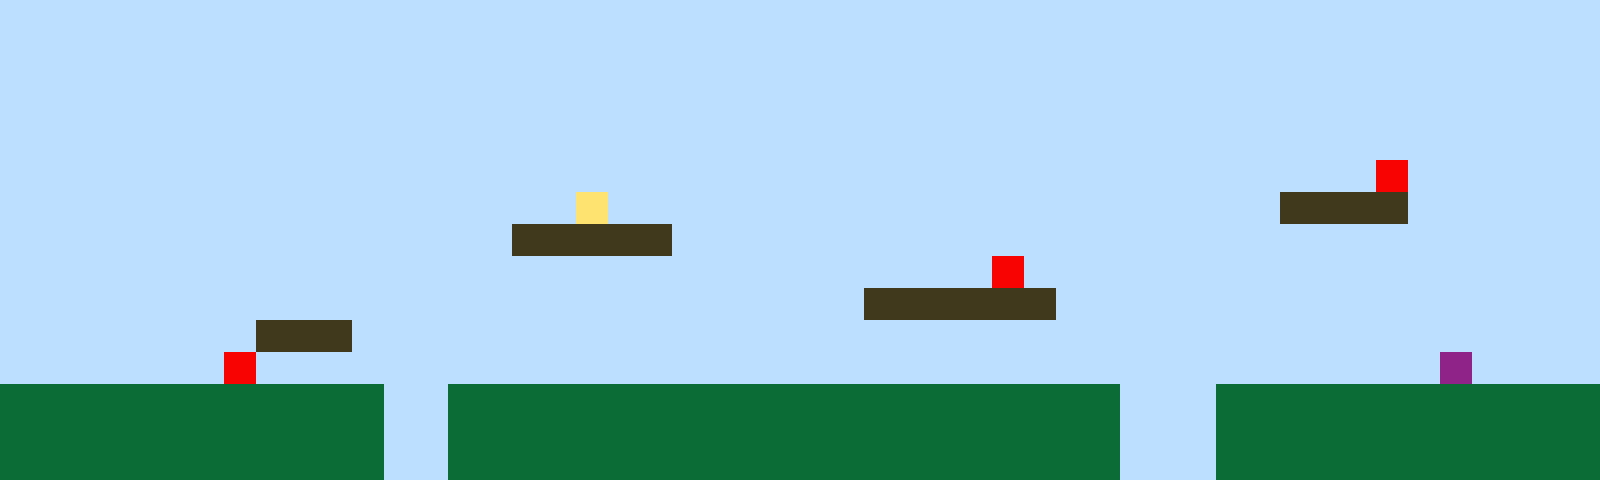

A 2D game scene composited from a Tiled map and its tileset images. What follows is a short description and the map's XML, with every tile layer's data as written:
An orthogonal 50x15 tile map with 32x32 px tiles, 1 tile layer (Tile Layer 1).

<map version="1.10" tiledversion="1.11.2" orientation="orthogonal" renderorder="right-up" width="50" height="15" tilewidth="32" tileheight="32" infinite="0" nextlayerid="2" nextobjectid="1"><editorsettings><export target="map1.csv" format="csv" /></editorsettings><tileset firstgid="1" name="sprites" tilewidth="32" tileheight="32" tilecount="6" columns="3"><image source="sprites.png" width="96" height="64" /></tileset><layer id="1" name="Tile Layer 1" width="50" height="15"><data encoding="csv">1,1,1,1,1,1,1,1,1,1,1,1,1,1,1,1,1,1,1,1,1,1,1,1,1,1,1,1,1,1,1,1,1,1,1,1,1,1,1,1,1,1,1,1,1,1,1,1,1,1,1,1,1,1,1,1,1,1,1,1,1,1,1,1,1,1,1,1,1,1,1,1,1,1,1,1,1,1,1,1,1,1,1,1,1,1,1,1,1,1,1,1,1,1,1,1,1,1,1,1,1,1,1,1,1,1,1,1,1,1,1,1,1,1,1,1,1,1,1,1,1,1,1,1,1,1,1,1,1,1,1,1,1,1,1,1,1,1,1,1,1,1,1,1,1,1,1,1,1,1,1,1,1,1,1,1,1,1,1,1,1,1,1,1,1,1,1,1,1,1,1,1,1,1,1,1,1,1,1,1,1,1,1,1,1,1,1,1,1,1,1,1,1,1,1,1,1,1,1,1,1,1,1,1,1,1,1,1,1,1,1,1,1,1,1,1,1,1,1,1,1,1,1,1,1,1,1,1,1,1,1,1,1,1,1,1,1,1,1,1,1,1,1,1,1,1,1,1,1,1,1,1,1,1,1,1,1,1,1,1,1,1,1,1,1,1,1,1,1,1,1,1,1,1,1,1,1,1,1,1,1,1,1,1,1,1,1,1,1,1,1,1,1,5,1,1,1,1,1,1,1,1,1,1,1,1,1,1,1,1,1,1,1,1,1,1,1,1,4,1,1,1,1,1,1,1,1,1,1,1,1,1,1,1,1,1,1,1,1,1,3,3,3,3,1,1,1,1,1,1,1,1,1,1,1,1,1,1,1,1,1,1,1,1,1,1,3,3,3,3,3,1,1,1,1,1,1,1,1,1,1,1,1,1,1,1,1,1,1,1,1,1,1,1,1,1,1,1,1,1,1,1,1,1,1,1,1,1,1,1,1,1,1,1,1,1,1,1,1,1,1,1,1,1,1,1,1,1,1,1,1,5,1,1,1,1,1,1,1,1,1,1,1,1,1,1,1,1,1,1,1,1,1,1,1,1,1,1,1,1,1,1,1,1,1,1,1,1,1,1,1,1,1,1,1,1,1,3,3,3,3,3,3,1,1,1,1,1,1,1,1,1,1,1,1,1,1,1,1,1,1,1,1,1,1,1,1,1,3,3,3,1,1,1,1,1,1,1,1,1,1,1,1,1,1,1,1,1,1,1,1,1,1,1,1,1,1,1,1,1,1,1,1,1,1,1,1,1,1,1,1,1,1,1,1,1,1,5,1,1,1,1,1,1,1,1,1,1,1,1,1,1,1,1,1,1,1,1,1,1,1,1,1,1,1,1,1,1,1,1,1,1,1,1,1,6,1,1,1,1,2,2,2,2,2,2,2,2,2,2,2,2,1,1,2,2,2,2,2,2,2,2,2,2,2,2,2,2,2,2,2,2,2,2,2,1,1,1,2,2,2,2,2,2,2,2,2,2,2,2,2,2,2,2,2,2,2,2,2,2,2,2,1,1,2,2,2,2,2,2,2,2,2,2,2,2,2,2,2,2,2,2,2,2,2,1,1,1,2,2,2,2,2,2,2,2,2,2,2,2,2,2,2,2,2,2,2,2,2,2,2,2,1,1,2,2,2,2,2,2,2,2,2,2,2,2,2,2,2,2,2,2,2,2,2,1,1,1,2,2,2,2,2,2,2,2,2,2,2,2</data></layer></map>
